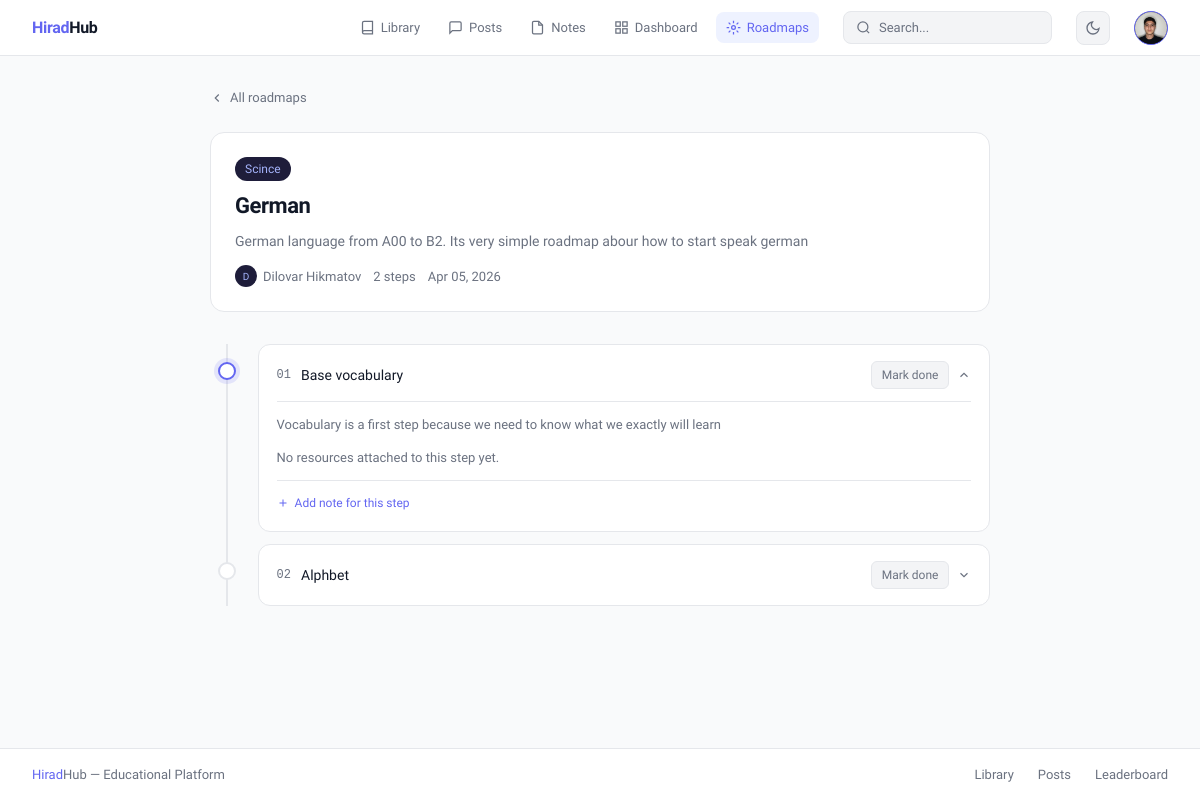
Page /roadmap/1/ (signed in) on the committed database.
### user/models.py (models this page shows, shortened)
class CustomUser(AbstractUser):
    phone_regex = RegexValidator(
        regex=r'^\+?1?\d{9,15}$',
        message="Phone number must be entered in the format: '+999999999'. Up to 15 digits allowed."
    )
    email = models.EmailField(unique=True, db_index=True)
    first_name = models.CharField(max_length=30, blank=True)
    last_name = models.CharField(max_length=30, blank=True)
    phone_number = models.CharField(max_length=15, blank=True, validators=[phone_regex])
    profile_picture = models.ImageField(upload_to='profile_pictures/', blank=True, null=True)
    bio = models.TextField(blank=True)
    is_email_verified = models.BooleanField(default=False)
    is_verified = models.BooleanField(default=False)
    role = models.CharField(max_length=20, default='student',
    choices=[('student', 'Student'), ('teacher', 'Teacher'), ('director', 'Director'), ('admin', 'Admin'  )])
    username = models.CharField(max_length=150, unique=True)
    groups = models.ManyToManyField(
        'auth.Group',
        verbose_name='groups',
        blank=True,
        help_text='The groups this user belongs to.',
        related_name='customuser_set',
        related_query_name='user',
    )
    score = models.PositiveIntegerField(default=0, db_index=True)
    level = models.PositiveIntegerField(default=1)
    title = models.CharField(max_length=50, blank=True, default='Newcomer')
    user_permissions = models.ManyToManyField(
        'auth.Permission',
        verbose_name='user permissions',
        blank=True,
        help_text='Specific permissions for this user.',
        related_name='customuser_set',
        related_query_name='user',
    )
    class Meta:
        verbose_name = 'User'
        verbose_name_plural = 'Users'

### roadmap/models.py (models this page shows, shortened)
class Roadmap(models.Model):
    title = models.CharField(max_length=255)
    topic = models.ForeignKey(Topic, on_delete=models.SET_NULL, null=True)
    creator = models.ForeignKey(settings.AUTH_USER_MODEL, on_delete=models.CASCADE)
    is_public = models.BooleanField(default=True)
    created_at = models.DateTimeField(auto_now_add=True)
    description = models.TextField(blank=True)
    class Meta:
        indexes = [
            models.Index(fields=['topic']),
            models.Index(fields=['is_public']),
        ]

class Step(models.Model):
    roadmap = models.ForeignKey(Roadmap, related_name='steps', on_delete=models.CASCADE)
    title = models.CharField(max_length=255)
    description = models.TextField(blank=True)
    order = models.PositiveIntegerField()
    class Meta:
        ordering = ['order']
        unique_together = ('roadmap', 'order')

### library/models.py (models this page shows, shortened)
class Topic(models.Model):
    name = models.CharField(max_length=122, unique=True)
    slug = models.SlugField(max_length=122, unique=True, auto_created=True)

### roadmap/views.py (the view)
# urls.py: path('<int:pk>/', views.roadmap_detail, name='detail'),
def roadmap_detail(request, pk):
    roadmap = get_object_or_404(Roadmap.objects.select_related('creator', 'topic'), pk=pk)
    if not roadmap.is_public and request.user != roadmap.creator:
        return redirect('roadmap:list')
    steps = roadmap.steps.prefetch_related('resources__content_type').order_by('order')
    user_progress = {}
    compleated_count = None
    if request.user.is_authenticated:
        progress = UserProgress.objects.filter(user=request.user, step__roadmap=roadmap).select_related('step')
        user_progress = {p.step_id: p for p in progress}
        compleated_count = sum(1 for p in progress if p.completed)
    return render(request, 'roadmap/detail.html',{
        'roadmap': roadmap,
        'steps': steps,
        'user_progress': user_progress,
        'compleated_count': compleated_count,
    })

### templates/roadmap/detail.html (shortened to what this page needs)
{% extends 'base.html' %}
{% load roadmap_tags %}
{% block content %}
<div style="max-width:780px; margin:0 auto;">
  <a href="{% url 'roadmap:list' %}" style="display:inline-flex; align-items:center; gap:6px; font-size:13px; color:var(--muted); text-decoration:none; margin-bottom:1.5rem; transition:color 0.15s;"
    onmouseover="this.style.color='var(--text)'" onmouseout="this.style.color='var(--muted)'">
    <svg width="14" height="14" viewBox="0 0 24 24" fill="none" stroke="currentColor" stroke-width="2"><polyline points="15 18 9 12 15 6"/></svg>
    All roadmaps
  </a>
  <div style="background:var(--surface); border:0.5px solid var(--border); border-radius:14px; padding:1.5rem; margin-bottom:2rem;">
    <div style="display:flex; align-items:flex-start; justify-content:space-between; gap:12px; flex-wrap:wrap;">
      <div style="flex:1;">
        <div style="display:flex; align-items:center; gap:8px; margin-bottom:8px;">
          {% if roadmap.topic %}
            <span style="font-size:12px; padding:3px 10px; background:#1e1d3a; color:#a5b4fc; border-radius:20px;">{{ roadmap.topic.name }}</span>
          {% endif %}
        </div>
        <h1 style="font-size:22px; font-weight:600; color:var(--text); letter-spacing:-0.02em; margin-bottom:8px;">{{ roadmap.title }}</h1>
        {% if roadmap.description %}
          <p style="font-size:14px; color:var(--muted); line-height:1.7;">{{ roadmap.description }}</p>
        {% endif %}
        <div style="display:flex; align-items:center; gap:12px; margin-top:12px; flex-wrap:wrap;">
          <div style="display:flex; align-items:center; gap:6px;">
            <div style="width:22px; height:22px; border-radius:50%; background:#1e1d3a; display:flex; align-items:center; justify-content:center; font-size:10px; color:#a5b4fc;">{{ roadmap.creator.username|first|upper }}</div>
            <span style="font-size:13px; color:var(--muted);">{{ roadmap.creator.get_full_name|default:roadmap.creator.username }}</span>
          </div>
          <span style="font-size:13px; color:var(--muted);">{{ steps|length }} steps</span>
          <span style="font-size:13px; color:var(--muted);">{{ roadmap.created_at|date:"M d, Y" }}</span>
        </div>
      </div>
    </div>
  </div>
  {% if steps %}
  <div class="timeline">
    {% for step in steps %}
    {% with progress=user_progress|get_item:step.pk %}
    <div class="step-node">
      <div class="step-dot {% if progress and progress.completed %}completed{% elif forloop.first and not completed_count %}current{% endif %}">
      </div>
      <div class="step-card {% if progress and progress.completed %}completed{% endif %}" onclick="toggleStep({{ step.pk }})">
        <div style="display:flex; align-items:center; justify-content:space-between; gap:10px;">
          <div style="display:flex; align-items:center; gap:10px; flex:1; min-width:0;">
            <span style="font-size:12px; color:var(--muted); flex-shrink:0; font-family:monospace;">{{ step.order|stringformat:"02d" }}</span>
            <p style="font-size:14px; font-weight:500; color:var(--text);">{{ step.title }}</p>
          </div>
          <div style="display:flex; align-items:center; gap:8px; flex-shrink:0;">
            {% if request.user.is_authenticated %}
              <form method="POST" action="{% url 'roadmap:toggle_progress' step.pk %}" onclick="event.stopPropagation()">
                <button type="submit"
                  style="padding:4px 10px; font-size:12px; border-radius:6px; border:0.5px solid {% if progress and progress.completed %}var(--accent){% else %}var(--border){% endif %}; background:{% if progress and progress.completed %}#1e1d3a{% else %}var(--surface2){% endif %}; color:{% if progress and progress.completed %}#a5b4fc{% else %}var(--muted){% endif %}; cursor:pointer; font-family:'Sora',sans-serif; transition:all 0.15s;">
                  {% if progress and progress.completed %}✓ Done{% else %}Mark done{% endif %}
                </button>
              </form>
            {% endif %}
            <svg id="arrow-{{ step.pk }}" width="14" height="14" viewBox="0 0 24 24" fill="none" stroke="var(--muted)" stroke-width="2" style="transition:transform 0.2s;"><polyline points="6 9 12 15 18 9"/></svg>
          </div>
        </div>
        <div class="step-body" id="body-{{ step.pk }}">
          {% if step.description %}
            <p style="font-size:13px; color:var(--muted); line-height:1.7; margin-bottom:12px;">{{ step.description }}</p>
          {% endif %}
          {% if step.resources.all %}
            <p style="font-size:11px; color:var(--muted); text-transform:uppercase; letter-spacing:0.06em; font-weight:500; margin-bottom:8px;">Resources</p>
            {% for resource in step.resources.all %}
              {% if resource.content_object %}
              <a href="{{ resource.content_object.get_absolute_url|default:'#' }}" class="step-resource" onclick="event.stopPropagation()">
                {% if resource.content_type.model == 'book' %}
                  <svg width="14" height="14" viewBox="0 0 24 24" fill="none" stroke="#a5b4fc" stroke-width="2"><path d="M4 19.5A2.5 2.5 0 0 1 6.5 17H20"/><path d="M6.5 2H20v20H6.5A2.5 2.5 0 0 1 4 19.5v-15A2.5 2.5 0 0 1 6.5 2z"/></svg>
                {% elif resource.content_type.model == 'video' %}
                  <svg width="14" height="14" viewBox="0 0 24 24" fill="none" stroke="#fcd34d" stroke-width="2"><polygon points="23 7 16 12 23 17 23 7"/><rect x="1" y="5" width="15" height="14" rx="2"/></svg>
                {% elif resource.content_type.model == 'podcast' %}
                  <svg width="14" height="14" viewBox="0 0 24 24" fill="none" stroke="#86efac" stroke-width="2"><path d="M9 18V5l12-2v13"/><circle cx="6" cy="18" r="3"/></svg>
                {% endif %}
                <div style="flex:1; min-width:0;">
                  <p style="font-size:13px; color:var(--text); overflow:hidden; text-overflow:ellipsis; white-space:nowrap;">{{ resource.content_object.title }}</p>
                  <p style="font-size:11px; color:var(--muted);">{{ resource.content_type.model|capfirst }}{% if resource.is_primary %} · Primary{% endif %}</p>
                </div>
                <svg width="12" height="12" viewBox="0 0 24 24" fill="none" stroke="var(--muted)" stroke-width="2"><polyline points="9 18 15 12 9 6"/></svg>
              </a>
              {% endif %}
            {% endfor %}
          {% else %}
            <p style="font-size:13px; color:var(--muted);">No resources attached to this step yet.</p>
          {% endif %}
          {% if request.user.is_authenticated %}
          <div style="margin-top:12px; padding-top:12px; border-top:0.5px solid var(--border);">
            <a href="{% url 'note:create' %}?step={{ step.pk }}"
              style="display:inline-flex; align-items:center; gap:6px; font-size:12px; color:var(--accent); text-decoration:none;"
              onclick="event.stopPropagation()">
              <svg width="12" height="12" viewBox="0 0 24 24" fill="none" stroke="currentColor" stroke-width="2"><line x1="12" y1="5" x2="12" y2="19"/><line x1="5" y1="12" x2="19" y2="12"/></svg>
              Add note for this step
            </a>
          </div>
          {% endif %}
        </div>
      </div>
    </div>
    {% endwith %}
    {% endfor %}
  </div>
  {% endif %}
</div>
{% endblock %}

### templates/base.html (shortened to what this page needs)
<!DOCTYPE html>
<html lang="en">
<head>
    <script src="https://cdn.tailwindcss.com"></script>
</head>
<body>
    <header class="navbar">
        <a href="{% url 'main:home' %}" class="nav-logo"><span>Hirad</span>Hub</a>
        <nav class="nav-links">
            <a href="{% url 'library:home' %}" class="nav-link {% block nav_library %}{% endblock %}">
                <svg width="15" height="15" viewBox="0 0 24 24" fill="none" stroke="currentColor" stroke-width="2">
                    <path d="M4 19.5A2.5 2.5 0 0 1 6.5 17H20" />
                    <path d="M6.5 2H20v20H6.5A2.5 2.5 0 0 1 4 19.5v-15A2.5 2.5 0 0 1 6.5 2z" />
                </svg>
                Library
            </a>
            <a href="{% url 'post:list' %}" class="nav-link {% block nav_posts %}{% endblock %}">
                <svg width="15" height="15" viewBox="0 0 24 24" fill="none" stroke="currentColor" stroke-width="2">
                    <path d="M21 15a2 2 0 0 1-2 2H7l-4 4V5a2 2 0 0 1 2-2h14a2 2 0 0 1 2 2z" />
                </svg>
                Posts
            </a>
            <a href="{% url 'note:list' %}" class="nav-link {% block nav_notes %}{% endblock %}">
                <svg width="15" height="15" viewBox="0 0 24 24" fill="none" stroke="currentColor" stroke-width="2">
                    <path d="M14 2H6a2 2 0 0 0-2 2v16a2 2 0 0 0 2 2h12a2 2 0 0 0 2-2V8z" />
                    <polyline points="14 2 14 8 20 8" />
                </svg>
                Notes
            </a>
            <a href="{% url 'main:dashboard' %}" class="nav-link {% block nav_dashboard %}{% endblock %}">
                <svg width="15" height="15" viewBox="0 0 24 24" fill="none" stroke="currentColor" stroke-width="2">
                    <rect x="3" y="3" width="7" height="7" />
                    <rect x="14" y="3" width="7" height="7" />
                    <rect x="14" y="14" width="7" height="7" />
                    <rect x="3" y="14" width="7" height="7" />
                </svg>
                Dashboard
            </a>
            <a href="{% url 'roadmap:list' %}" class="nav-link {% block nav_roadmap %}{% endblock %}">
                <svg width="15" height="15" viewBox="0 0 24 24" fill="none" stroke="currentColor" stroke-width="2">
                    <circle cx="12" cy="12" r="3"/>
                    <path d="M12 1v4M12 19v4M4.22 4.22l2.83 2.83M16.95 16.95l2.83 2.83M1 12h4M19 12h4M4.22 19.78l2.83-2.83M16.95 7.05l2.83-2.83"/>
                </svg>
                Roadmaps
            </a>
        </nav>
        <div class="search-wrap">
            <form class="search-form" id="search-form" autocomplete="off">
                <svg width="15" height="15" viewBox="0 0 24 24" fill="none" stroke="currentColor" stroke-width="2"
                    style="color:var(--muted);flex-shrink:0;">
                    <circle cx="11" cy="11" r="8" />
                    <path d="m21 21-4.35-4.35" />
                </svg>
                <input type="text" id="search-input" name="q" placeholder="Search..."
                    value="{{ request.GET.q|default:'' }}" />
            </form>
        </div>
        <button class="theme-btn" id="theme-toggle" title="Toggle theme">
            <svg id="icon-moon" width="16" height="16" viewBox="0 0 24 24" fill="none" stroke="currentColor"
                stroke-width="2">
                <path d="M21 12.79A9 9 0 1 1 11.21 3 7 7 0 0 0 21 12.79z" />
            </svg>
        </button>
        {% if user.is_authenticated %}
        <div class="dropdown" id="user-dropdown">
            <div class="avatar-btn" id="avatar-btn">
                {% if user.profile_picture %}
                <img src="{{ user.profile_picture.url }}" alt="avatar" />
                {% else %}
                {{ user.username|first|upper }}
                {% endif %}
            </div>
        </div>
        {% else %}
        <div style="display:flex;align-items:center;gap:6px;flex-shrink:0;">
            <a href="{% url 'user:login' %}" class="btn-ghost">Login</a>
            <a href="{% url 'user:register' %}" class="btn-primary">Register</a>
        </div>
        {% endif %}
    </header>
    <main>{% block content %}{% endblock %}</main>
    <footer>
        <span><span style="color:var(--accent);font-weight:500;">Hirad</span>Hub — Educational Platform</span>
        <div class="footer-links">
            <a href="{% url 'library:home' %}">Library</a>
            <a href="{% url 'post:list' %}">Posts</a>
            <a href="{% url 'main:leaderboard' %}">Leaderboard</a>
        </div>
    </footer>
</body>
</html>

### rows in the picture
CustomUser: profile_picture (picture)
Roadmap: topic.name "Scince", title "German", description "German language from A00 to B2. Its very simple roadmap abour how to start speak german", creator.username|first "D", creator.get_full_name "Dilovar Hikmatov", created_at "Apr 05, 2026"
Step: order "01", title "Base vocabulary", {{ step.pk }} 1 (drawn), description "Vocabulary is a first step because we need to know what we exactly will learn", shows "No resources attached to this step yet."
Step: order "02", title "Alphbet", {{ step.pk }} 2 (drawn)

### other values in the picture
{{ steps|length }} "2"
